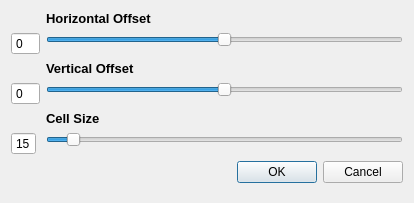
<?xml version="1.0" encoding="UTF-8"?>
<ui version="4.0">
 <class>OffsetDialog</class>
 <widget class="QDialog" name="OffsetDialog">
  <property name="geometry">
   <rect>
    <x>0</x>
    <y>0</y>
    <width>414</width>
    <height>203</height>
   </rect>
  </property>
  <property name="windowTitle">
   <string>Dialog</string>
  </property>
  <layout class="QFormLayout" name="formLayout">
   <item row="1" column="0">
    <widget class="QSpinBox" name="hOffBox">
     <property name="maximumSize">
      <size>
       <width>30</width>
       <height>16777215</height>
      </size>
     </property>
     <property name="buttonSymbols">
      <enum>QAbstractSpinBox::NoButtons</enum>
     </property>
     <property name="minimum">
      <number>-99</number>
     </property>
    </widget>
   </item>
   <item row="1" column="1">
    <widget class="QSlider" name="hOffSlider">
     <property name="minimum">
      <number>-99</number>
     </property>
     <property name="pageStep">
      <number>1</number>
     </property>
     <property name="orientation">
      <enum>Qt::Horizontal</enum>
     </property>
     <property name="tickInterval">
      <number>1</number>
     </property>
    </widget>
   </item>
   <item row="4" column="1">
    <widget class="QSlider" name="vOffSlider">
     <property name="minimum">
      <number>-99</number>
     </property>
     <property name="pageStep">
      <number>1</number>
     </property>
     <property name="orientation">
      <enum>Qt::Horizontal</enum>
     </property>
     <property name="tickInterval">
      <number>1</number>
     </property>
    </widget>
   </item>
   <item row="0" column="1">
    <widget class="QLabel" name="label">
     <property name="font">
      <font>
       <pointsize>10</pointsize>
       <weight>75</weight>
       <bold>true</bold>
      </font>
     </property>
     <property name="text">
      <string>Horizontal Offset</string>
     </property>
    </widget>
   </item>
   <item row="2" column="1">
    <widget class="QLabel" name="label_2">
     <property name="font">
      <font>
       <pointsize>10</pointsize>
       <weight>75</weight>
       <bold>true</bold>
      </font>
     </property>
     <property name="text">
      <string>Vertical Offset</string>
     </property>
    </widget>
   </item>
   <item row="8" column="1">
    <widget class="QDialogButtonBox" name="buttonBox">
     <property name="orientation">
      <enum>Qt::Horizontal</enum>
     </property>
     <property name="standardButtons">
      <set>QDialogButtonBox::Cancel|QDialogButtonBox::Ok</set>
     </property>
    </widget>
   </item>
   <item row="7" column="1">
    <widget class="QSlider" name="cSizeSlider">
     <property name="minimum">
      <number>15</number>
     </property>
     <property name="pageStep">
      <number>1</number>
     </property>
     <property name="value">
      <number>20</number>
     </property>
     <property name="orientation">
      <enum>Qt::Horizontal</enum>
     </property>
    </widget>
   </item>
   <item row="6" column="1">
    <widget class="QLabel" name="label_3">
     <property name="font">
      <font>
       <pointsize>10</pointsize>
       <weight>75</weight>
       <bold>true</bold>
      </font>
     </property>
     <property name="text">
      <string>Cell Size</string>
     </property>
    </widget>
   </item>
   <item row="4" column="0">
    <widget class="QSpinBox" name="vOffBox">
     <property name="maximumSize">
      <size>
       <width>30</width>
       <height>16777215</height>
      </size>
     </property>
     <property name="buttonSymbols">
      <enum>QAbstractSpinBox::NoButtons</enum>
     </property>
     <property name="minimum">
      <number>-99</number>
     </property>
    </widget>
   </item>
   <item row="7" column="0">
    <widget class="QSpinBox" name="cSizeBox">
     <property name="maximumSize">
      <size>
       <width>30</width>
       <height>16777215</height>
      </size>
     </property>
     <property name="buttonSymbols">
      <enum>QAbstractSpinBox::NoButtons</enum>
     </property>
     <property name="minimum">
      <number>15</number>
     </property>
    </widget>
   </item>
  </layout>
 </widget>
 <resources/>
 <connections>
  <connection>
   <sender>buttonBox</sender>
   <signal>accepted()</signal>
   <receiver>OffsetDialog</receiver>
   <slot>accept()</slot>
   <hints>
    <hint type="sourcelabel">
     <x>293</x>
     <y>173</y>
    </hint>
    <hint type="destinationlabel">
     <x>157</x>
     <y>222</y>
    </hint>
   </hints>
  </connection>
  <connection>
   <sender>buttonBox</sender>
   <signal>rejected()</signal>
   <receiver>OffsetDialog</receiver>
   <slot>reject()</slot>
   <hints>
    <hint type="sourcelabel">
     <x>361</x>
     <y>173</y>
    </hint>
    <hint type="destinationlabel">
     <x>286</x>
     <y>222</y>
    </hint>
   </hints>
  </connection>
 </connections>
</ui>
